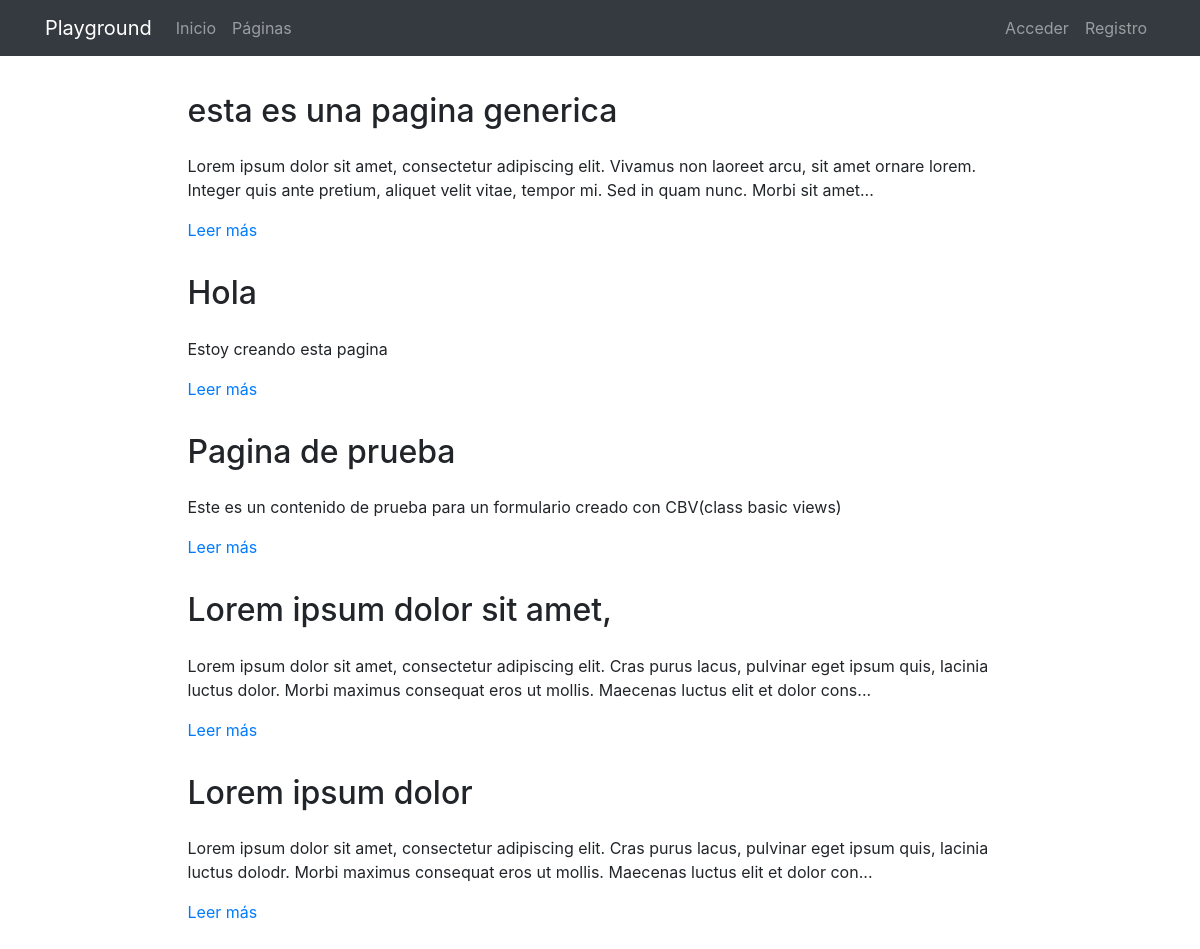
The page /pages/ on the database its author committed.
### pages/models.py (models this page shows, shortened)
class Page(models.Model):
    title = models.CharField(verbose_name="Título", max_length=200)
    content = RichTextField(verbose_name="Contenido")
    order = models.SmallIntegerField(verbose_name="Orden", default=0)
    created = models.DateTimeField(auto_now_add=True, verbose_name="Fecha de creación")
    updated = models.DateTimeField(auto_now=True, verbose_name="Fecha de edición")
    class Meta:
        verbose_name = "página"
        verbose_name_plural = "páginas"
        ordering = ['order', 'title']

### pages/views.py (the view)
# urls.py: path('', PageListView.as_view(), name='pages'),
class PageListView(ListView):
    model = Page

### pages/templates/pages/page_list.html (shortened to what this page needs)
{% extends 'core/base.html' %}
{% load static %}
{% block content %}
{% include 'pages/includes/pages_menu.html' %}
<main role="main">
  <div class="container mb-4">
    {% for page in page_list|dictsort:"id" reversed %}
      <div class="row mt-3">
        <div class="col-md-9 mx-auto">
          <h2 class="mb-4">{{page.title}}</h2>
          <div>
            <p>{{page.content|striptags|safe|truncatechars:"200"}}</p>
            <p><a href="{% url 'pages:page' page.id page.title|slugify %}">Leer más</a>
            </p>
          </div>
        </div>
      </div>
    {% endfor %}
  </div>
</main>
{% endblock %}

### core/static/core/css/main.css (style rules this page uses)
main { padding-top: 20px; }
:root { --jumbotron-padding-y: 3rem; }

### rows shown on the page
Page: title "esta es una pagina generica", content "Lorem ipsum dolor sit amet, consectetur adipiscing elit. Vivamus non laoreet arcu, sit amet ornare lorem. Integer quis ante pretium, aliquet velit vitae, tempor mi. Sed in quam nunc. Morbi sit amet..."
Page: title "Hola", content "Estoy creando esta pagina"
Page: title "Pagina de prueba", content "Este es un contenido de prueba para un formulario creado con CBV(class basic views)"
Page: title "Lorem ipsum dolor sit amet,", content "Lorem ipsum dolor sit amet, consectetur adipiscing elit. Cras purus lacus, pulvinar eget ipsum quis, lacinia luctus dolor. Morbi maximus consequat eros ut mollis. Maecenas luctus elit et dolor cons..."
Page: title "Lorem ipsum dolor", content "Lorem ipsum dolor sit amet, consectetur adipiscing elit. Cras purus lacus, pulvinar eget ipsum quis, lacinia luctus dolodr. Morbi maximus consequat eros ut mollis. Maecenas luctus elit et dolor con..."
